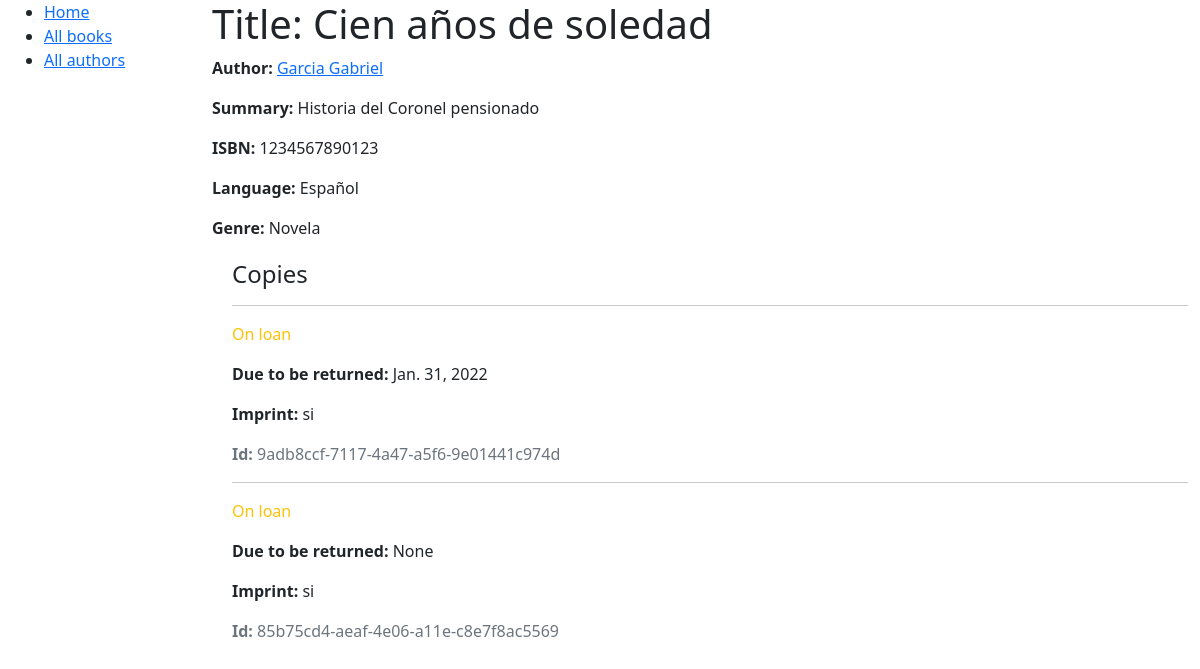
/catalog/book/1, run on the app's committed database.
### catalog/models.py (models this page shows, shortened)
class Book(models.Model):
    title = models.CharField(max_length=200)
    author = models.ForeignKey('Author', on_delete=models.SET_NULL, null=True)
    summary = models.CharField(
        max_length=1000,
        help_text="Enter a brief description of the book")
    isbn = models.CharField(
        max_length=13,
        help_text='13 Character <a href="https://www.isbn-international.org/content/what-isbn'
                                      '">ISBN number</a>')
    genre = models.ManyToManyField(Genre, help_text="Select a genre for this book")
    language = models.ForeignKey('Language', on_delete=models.SET_NULL, null=True)
    def display_genre(self):
        """ Creates a string for the Genre. This is required to display genre in Admin."""
        return ', '.join([genre.name for genre in self.genre.all()[:3]])
    display_genre.short_description = 'Genre'

class Author(models.Model):
    first_name = models.CharField(max_length=100)
    last_name = models.CharField(max_length=100)
    date_of_birth = models.DateField(null=True, blank=True)
    date_of_death = models.DateField('Died', null=True, blank=True)
    def get_absolute_url(self):
        return reverse('author-detail', args=[str(self.id)])
    def __str__(self):
        return '{0} {1}'.format(self.last_name, self.first_name)

class Language(models.Model):
    name = models.CharField(
        max_length=50,
        help_text="Enter the book's natural language (e.g. English, French, Japanese etc.)"
        )
    def __str__(self):
        return self.name

class Genre(models.Model):
    name = models.CharField(
        max_length=200,
        help_text="Enter a book genre (e.g. Science Fiction, French Poetry etc.)")
    def __str__(self):
        return self.name

class BookInstance(models.Model):
    id = models.UUIDField(
        primary_key=True,
        default=uuid.uuid4,
        help_text="Unique ID for this particular book across whole library")
    book = models.ForeignKey('Book', on_delete=models.SET_NULL, null=True)
    imprint = models.CharField(max_length=200)
    due_back = models.DateField(null=True, blank=True)
    LOAN_STATUS = (
        ('m', 'Maintenance'),
        ('o', 'On loan'),
        ('a', 'Avaliable'),
        ('r', 'Reserved'),
    )
    status = models.CharField(
        max_length=1,
        choices=LOAN_STATUS,
        blank=True, default='m',
        help_text='Book availability')
    class META:
        ordering = ['due_back']

### catalog/views.py (the view)
# urls.py: path('book/<int:pk>', views.BookDetailView.as_view(), name='book-detail'),
class BookDetailView(generic.DetailView):
    model = Book

### catalog/templates/catalog/book_detail.html
{% extends "base.html" %}
{% block content %}
  <h1>Title: {{ book.title }}</h1>
  <p><strong>Author:</strong> <a href="{{ book.author.get_absolute_url }}">{{ book.author }}</a></p>
  <p><strong>Summary:</strong> {{ book.summary }}</p>
  <p><strong>ISBN:</strong> {{ book.isbn }}</p>
  <p><strong>Language:</strong> {{ book.language }}</p>
  <p><strong>Genre:</strong> {% for genre in book.genre.all %} {{ genre }}{% if not forloop.last %}, {% endif %}{% endfor %}</p>
  <div style="margin-left:20px;margin-top:20px">
    <h4>Copies</h4>
    {% for copy in book.bookinstance_set.all %}
    <hr>
    <p class="{% if copy.status == 'a' %}text-success{% elif copy.status == 'm' %}text-danger{% else %}text-warning{% endif %}">{{ copy.get_status_display }}</p>
    {% if copy.status != 'a' %}<p><strong>Due to be returned:</strong> {{copy.due_back}}</p>{% endif %}
    <p><strong>Imprint:</strong> {{copy.imprint}}</p>
    <p class="text-muted"><strong>Id:</strong> {{copy.id}}</p>
    {% endfor %}
  </div>
{% endblock %}

### data on the page
Book: author "Garcia Gabriel", summary "Historia del Coronel pensionado", isbn "1234567890123", language "Español"
Genre: name "Novela"
BookInstance: status "On loan", due_back "Jan. 31, 2022", imprint "si", id "9adb8ccf-7117-4a47-a5f6-9e01441c974d"
BookInstance: status "On loan", due_back "None", imprint "si", id "85b75cd4-aeaf-4e06-a11e-c8e7f8ac5569"
